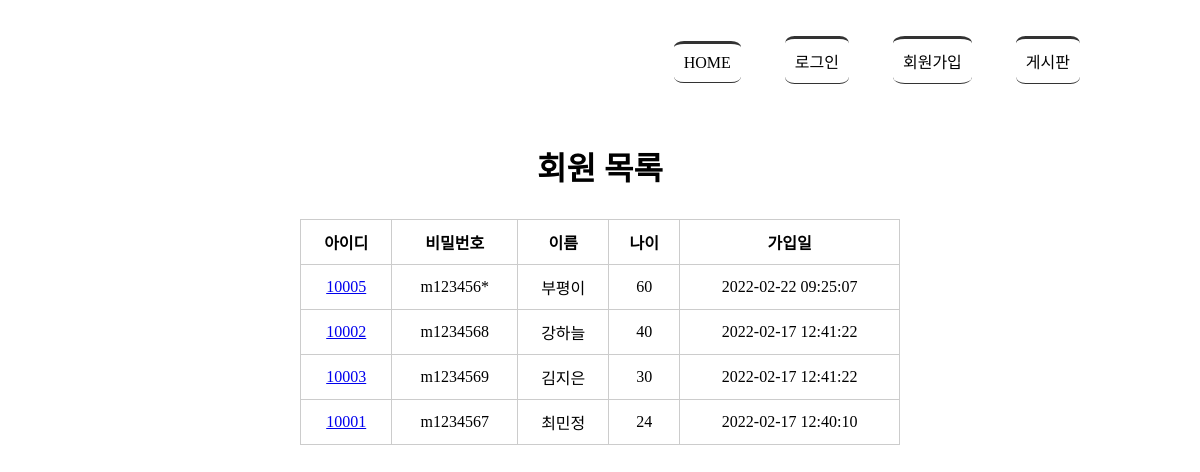
Before: /memberlist/ with the older database file.
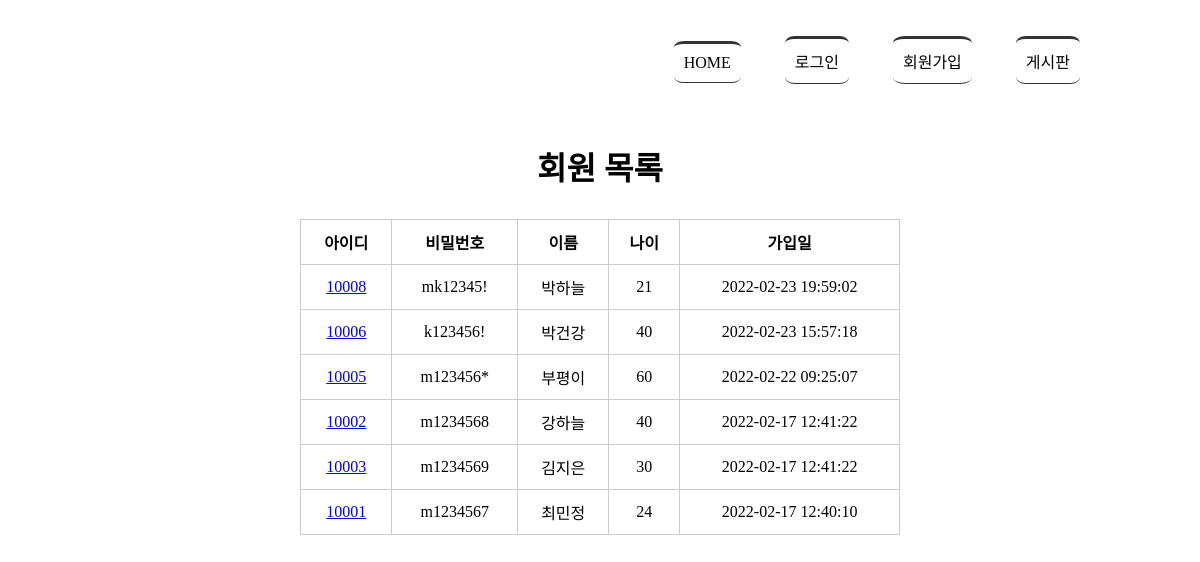
After: the same page with the newer database file.
### tables this page shows
CREATE TABLE member(
            mid char(5) PRIMARY KEY,
            passwd char(8) NOT NULL,
            name text NOT NULL,
            age integer,
            regDate timestamp date DEFAULT (datetime('now','localtime'))
            );

### app.py (the view)
@app.route('/memberlist/')
def memberlist():
    rs = select_member()
    return render_template('memberlist.html', rs=rs)

### model/model_member.py (called while the page is built)
def getconn():
    conn = sqlite3.connect("./members.db")
    return conn

def select_member():
    conn = getconn()
    cur = conn.cursor()
    sql = "SELECT * FROM member ORDER BY regDate DESC"
    cur.execute(sql)
    rs = cur.fetchall()
    conn.close()
    return rs

### templates/memberlist.html (shortened to what this page needs)
<!DOCTYPE html>
<html lang="en">
<head>
    <link rel="stylesheet" href="{{ url_for('static',filename='style.css')}}">
</head>
<body>
    <div id="container">
        {% include 'navbar.html' %}
        <section>
            <h1>회원 목록</h1>
            <table>
                <tr>
                    <th>아이디</th><th>비밀번호</th><th>이름</th><th>나이</th><th>가입일</th>
                </tr>
                {% for i in rs %}
                <tr>
                    <td><a href="{{ url_for('member_view', id=i[0]) }}">{{ i[0] }}</a></td>
                    <td>{{ i[1] }}</td>
                    <td>{{ i[2] }}</td>
                    <td>{{ i[3] }}</td>
                    <td>{{ i[4] }}</td>
                </tr>
                {% endfor %}
            </table>
        </section>
    </div>
</body>
</html>

Changed rows visible on the page:
added member: mid "10008", passwd "mk12345!", name "박하늘", age "21", regDate "2022-02-23 19:59:02"
added member: mid "10006", passwd "k123456!", name "박건강", age "40", regDate "2022-02-23 15:57:18"
